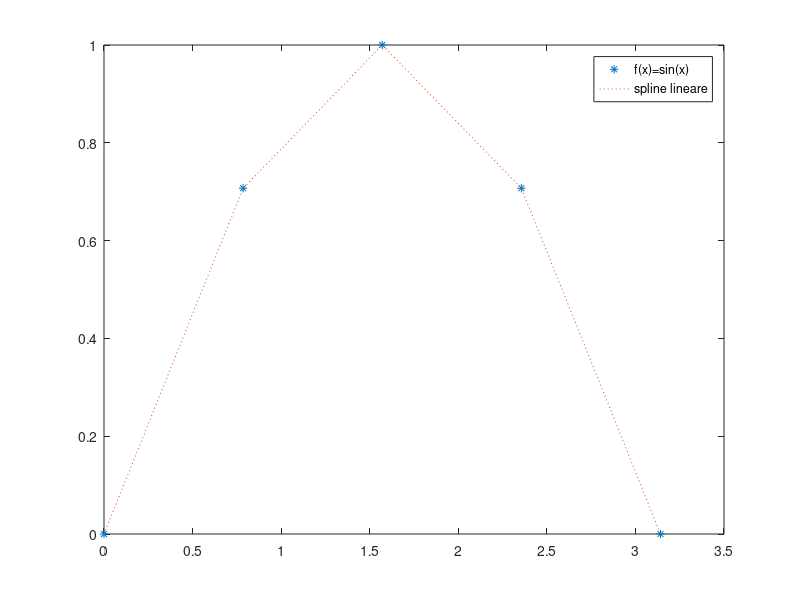

The MATLAB script that drew this image:
clear all

n=input('numero di punti=');
a=0; b=pi;
 
f =@(x) sin(x);
zval=linspace(a,b,101);
yzval=f(zval);

x=linspace(a,b,n); 
y=f(x);

z1=interp1(x,y,zval,'linear');
errspl1=max(abs((yzval-z1)));
fprintf('numero di intervalli=%3d \t errore(spline_1)=%12.6e\n',n-1,errspl1);

plot(x,y,'*',zval,z1,':');
legend('f(x)=sin(x)','spline lineare');